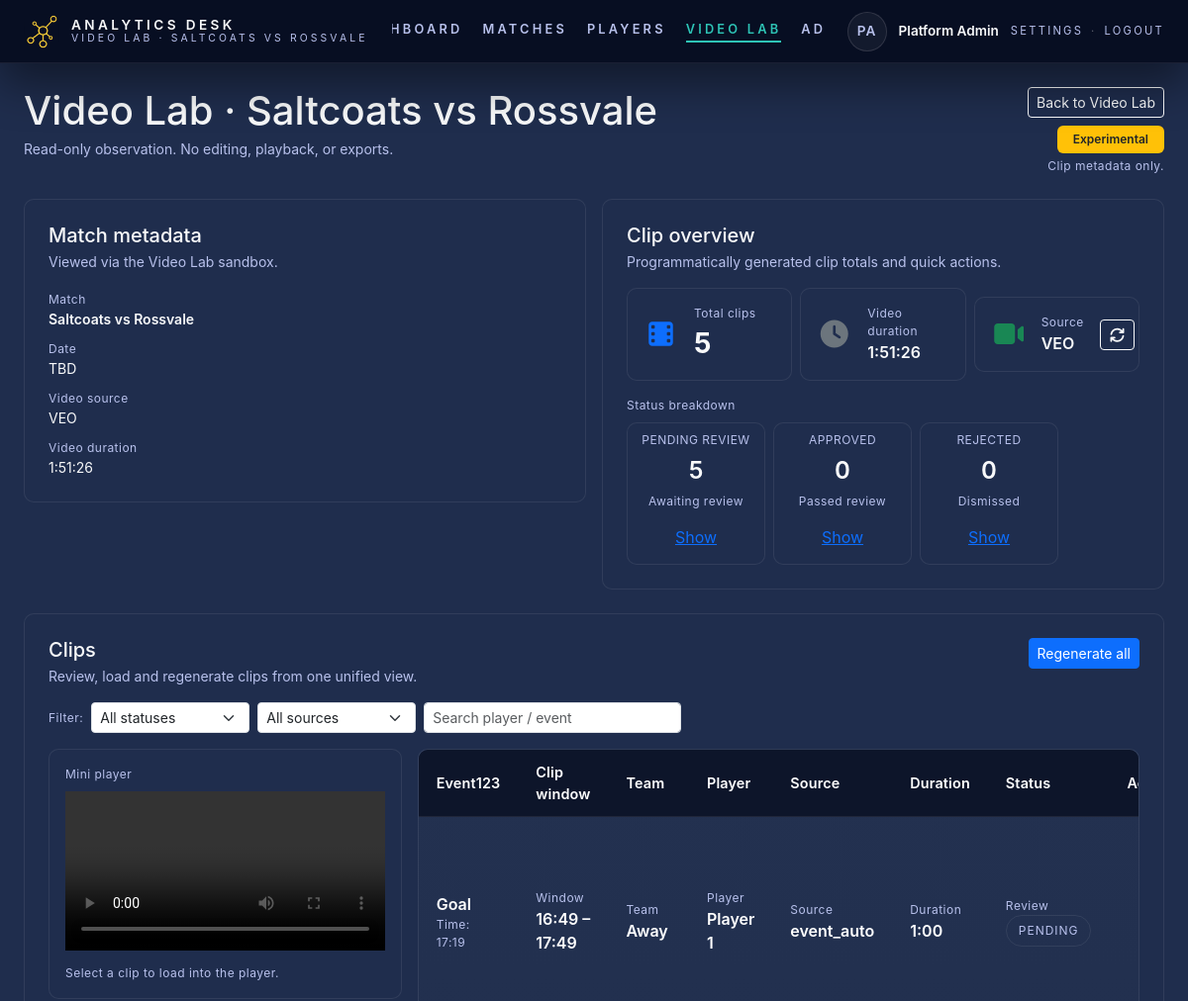
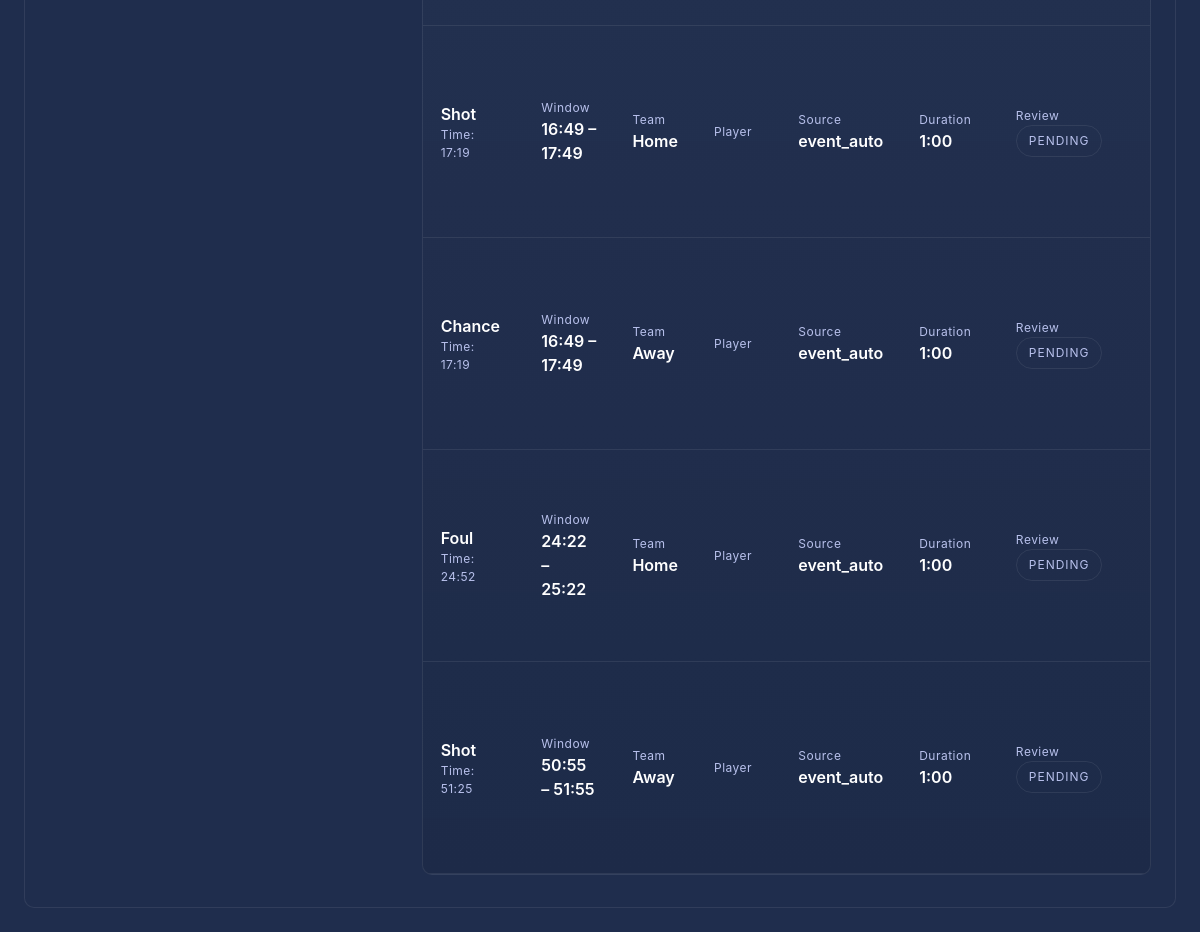
/video-lab/match/1 (signed in), run on the app's committed database (2 pictures, top to bottom).
### tables this page shows
CREATE TABLE `events` (
  `id` bigint(20) UNSIGNED NOT NULL,
  `match_id` bigint(20) UNSIGNED NOT NULL,
  `period_id` bigint(20) UNSIGNED DEFAULT NULL,
  `match_second` int(11) NOT NULL,
  `minute` int(11) NOT NULL,
  `minute_extra` int(11) NOT NULL DEFAULT 0,
  `team_side` enum('home','away','unknown') NOT NULL DEFAULT 'unknown',
  `event_type_id` bigint(20) UNSIGNED NOT NULL,
  `importance` tinyint(3) UNSIGNED NOT NULL DEFAULT 2,
  `phase` enum('unknown','build_up','transition','defensive_block','set_piece') NOT NULL DEFAULT 'unknown',
  `match_player_id` bigint(20) UNSIGNED DEFAULT NULL,
  `player_id` bigint(20) UNSIGNED DEFAULT NULL,
  `opponent_detail` varchar(120) DEFAULT NULL,
  `outcome` varchar(60) DEFAULT NULL,
  `zone` varchar(60) DEFAULT NULL,
  `notes` text DEFAULT NULL,
  `created_by` bigint(20) UNSIGNED NOT NULL,
  `created_at` datetime NOT NULL DEFAULT current_timestamp(),
  `updated_by` bigint(20) UNSIGNED DEFAULT NULL,
  `updated_at` datetime DEFAULT NULL ON UPDATE current_timestamp(),
  `match_period_id` bigint(20) UNSIGNED DEFAULT NULL,
  `clip_id` bigint(20) UNSIGNED DEFAULT NULL,
  `clip_start_second` int(11) DEFAULT NULL,
  `clip_end_second` int(11) DEFAULT NULL
);

CREATE TABLE `event_types` (
  `id` bigint(20) UNSIGNED NOT NULL,
  `club_id` bigint(20) UNSIGNED NOT NULL,
  `type_key` varchar(50) NOT NULL,
  `label` varchar(80) NOT NULL,
  `default_importance` tinyint(3) UNSIGNED NOT NULL DEFAULT 2,
  `created_at` datetime NOT NULL DEFAULT current_timestamp()
);

CREATE TABLE `clips` (
  `id` bigint(20) UNSIGNED NOT NULL,
  `match_id` bigint(20) UNSIGNED NOT NULL,
  `event_id` bigint(20) UNSIGNED NOT NULL,
  `clip_id` int(11) NOT NULL,
  `clip_name` varchar(120) NOT NULL,
  `start_second` int(11) NOT NULL,
  `end_second` int(11) NOT NULL,
  `duration_seconds` int(11) NOT NULL,
  `created_by` bigint(20) UNSIGNED NOT NULL,
  `created_at` datetime NOT NULL DEFAULT current_timestamp(),
  `updated_by` bigint(20) UNSIGNED DEFAULT NULL,
  `updated_at` datetime DEFAULT NULL ON UPDATE current_timestamp(),
  `generation_source` enum('manual','event_auto','ai_suggested') NOT NULL DEFAULT 'event_auto',
  `generation_version` int(10) UNSIGNED NOT NULL DEFAULT 1,
  `is_valid` tinyint(1) NOT NULL DEFAULT 1,
  `deleted_at` datetime DEFAULT NULL
);

### app/views/pages/video_lab/match.php (the view, shortened to what the rows shown need)
<?php
$matchLabel = trim(($match['home_team'] ?? '') . ' vs ' . ($match['away_team'] ?? ''));
require_once __DIR__ . '/../../../lib/time_helper.php';
function video_lab_format_duration(?int $seconds): string
{
          $hours = intdiv($seconds, 3600);
          $minutes = intdiv($seconds % 3600, 60);
          $remain = $seconds % 60;
          if ($hours > 0) {
                    return sprintf('%d:%02d:%02d', $hours, $minutes, $remain);
          }
          return sprintf('%d:%02d', $minutes, $remain);
}
function video_lab_format_match_second(?int $seconds): string
{
          return formatMatchSecondText($seconds);
}
function video_lab_format_team_side(?string $teamSide): string
{
          switch ($teamSide) {
                    case 'home':
                              return 'Home';
                    case 'away':
                              return 'Away';
          }
}
$clipReviewClips = $eventClips ?? [];
?>
<div class="d-flex flex-wrap align-items-start justify-content-between mb-4 gap-3">
          <div>
                    <h1 class="mb-1">Video Lab · <?= htmlspecialchars($matchLabel ?: 'Match') ?></h1>
          </div>
</div>
<div class="panel p-4 border-soft mt-4" id="videoLabClipReviewPanel">
          <?php if (empty($clipReviewClips)): ?>
                    <div class="text-muted-alt text-sm">Clip metadata is not available yet.</div>
          <?php else: ?>
                    <div class="row g-3">
                              <div class="col-12 col-lg-8">
                                        <div class="match-table-wrap relative overflow-x-auto">
                                                  <table class="match-table video-lab-clip-table" id="videoLabCombinedTable">
                                        <thead class="match-table-head">
                                                  <tr>
                                                            <th>Event123</th>
                                                            <th>Clip window</th>
                                                            <th>Team</th>
                                                            <th>Player</th>
                                                            <th>Source</th>
                                                            <th>Duration</th>
                                                            <th>Status</th>
                                                            <th class="text-end">Actions</th>
                                                  </tr>
                                        </thead>
                                        <tbody>
                                                  <?php foreach ($clipReviewClips as $clip): ?>
                                                            <?php
                                                                      $status = $clip['review_status'] ?? 'pending';
                                                                      $statusLabel = ucfirst($status);
                                                                      $clipStart = $clip['start_second'] ?? null;
                                                                      $clipEnd = $clip['end_second'] ?? null;
                                                                      $clipWindow = ($clipStart !== null && $clipEnd !== null)
                                                                                ? sprintf('%s – %s', video_lab_format_match_second($clipStart), video_lab_format_match_second($clipEnd))
                                                                                : 'Unknown';
                                                            ?>
                                                            <tr data-clip-id="<?= isset($clip['clip_id']) ? (int)$clip['clip_id'] : 0 ?>"
                                                                        data-event-id="<?= isset($clip['event_id']) ? (int)$clip['event_id'] : 0 ?>"
                                                                        data-start-second="<?= isset($clip['start_second']) ? (int)$clip['start_second'] : '' ?>"
                                                                        data-end-second="<?= isset($clip['end_second']) ? (int)$clip['end_second'] : '' ?>"
                                                                        data-duration-seconds="<?= isset($clip['duration_seconds']) ? (int)$clip['duration_seconds'] : '' ?>"
                                                                        data-clip-name="<?= htmlspecialchars($clip['clip_name'] ?? ($clip['event_type_label'] ?? 'Clip')) ?>"
                                                                        data-generation-source="<?= htmlspecialchars($clip['generation_source'] ?? '') ?>"
                                                                        data-player-name="<?= htmlspecialchars($clip['player_name'] ?? '') ?>">
                                                                      <td>
                                                                                <div class="fw-semibold"><?= htmlspecialchars($clip['event_type_label'] ?? 'Clip') ?></div>
                                                                                <div class="text-muted-alt text-xs">Time: <?= htmlspecialchars(video_lab_format_match_second($clip['match_second'] ?? null)) ?></div>
                                                                      </td>
                                                                      <td>
                                                                                <div class="text-muted-alt text-xs">Window</div>
                                                                                <div class="fw-semibold"><?= htmlspecialchars($clipWindow) ?></div>
                                                                      </td>
                                                                      <td>
                                                                                <div class="text-muted-alt text-xs">Team</div>
                                                                                <div class="fw-semibold"><?= htmlspecialchars(video_lab_format_team_side($clip['team_side'] ?? null)) ?></div>
                                                                      </td>
                                                                      <td>
                                                                                <div class="text-muted-alt text-xs">Player</div>
                                                                                <div class="fw-semibold"><?= htmlspecialchars($clip['player_name'] ?? '—') ?></div>
                                                                      </td>
                                                                      <td>
                                                                                <div class="text-muted-alt text-xs">Source</div>
                                                                                <div class="fw-semibold"><?= htmlspecialchars($clip['generation_source'] ?? 'event_auto') ?></div>
                                                                      </td>
                                                                      <td>
                                                                                <div class="text-muted-alt text-xs">Duration</div>
                                                                                <div class="fw-semibold"><?= htmlspecialchars(video_lab_format_duration($clip['duration_seconds'] ?? null)) ?></div>
                                                                      </td>
                                                                      <td>
                                                                                <div class="text-muted-alt text-xs">Review</div>
                                                                                <span class="video-lab-status-badge video-lab-status-badge-<?= htmlspecialchars($status) ?>"><?= htmlspecialchars($statusLabel) ?></span>
                                                                      </td>
                                                                      <td class="text-end">
                                                                                <div class="d-flex flex-wrap justify-content-end gap-2 align-items-center">
                                                                                </div>
                                                                      </td>
                                                            </tr>
                                                  <?php endforeach; ?>
                                        </tbody>
                              </table>
                    </div>
                    </div>
          <?php endif; ?>
</div>
<?php
require __DIR__ . '/../../layout.php';

### data on the page
events: event_type.label "Goal", match_second "17:19", clips.start_second+end_second "16:49 – 17:49", team_side "Away", player_name "Player 1", clips.generation_source "event_auto", clips.duration_seconds "1:00", statusLabel "PENDING"
events: event_type.label "Shot", match_second "17:19", clips.start_second+end_second "16:49 – 17:49", team_side "Home", clips.generation_source "event_auto", clips.duration_seconds "1:00", statusLabel "PENDING"
events: event_type.label "Chance", match_second "17:19", clips.start_second+end_second "16:49 – 17:49", team_side "Away", clips.generation_source "event_auto", clips.duration_seconds "1:00", statusLabel "PENDING"
events: event_type.label "Foul", match_second "24:52", clips.start_second+end_second "24:22 – 25:22", team_side "Home", clips.generation_source "event_auto", clips.duration_seconds "1:00", statusLabel "PENDING"
events: event_type.label "Shot", match_second "51:25", clips.start_second+end_second "50:55 – 51:55", team_side "Away", clips.generation_source "event_auto", clips.duration_seconds "1:00", statusLabel "PENDING"

### other printed values
$appName "ANALYTICS DESK"
$title "VIDEO LAB · SALTCOATS VS ROSSVALE"
$item['label'] "MATCHES"
$item['label'] "PLAYERS"
$item['label'] "VIDEO LAB"
$initials "PA"
$displayName "Platform Admin"
$matchLabel ?: 'Match' "Saltcoats vs Rossvale"
$matchLabel ?: 'Unknown match' "Saltcoats vs Rossvale"
$kickoffLabel "TBD"
$sourceType "VEO"
$durationLabel "1:51:26"
$clipCount "5"
$meta['label'] "PENDING REVIEW"
$statuses[$key] "5"
